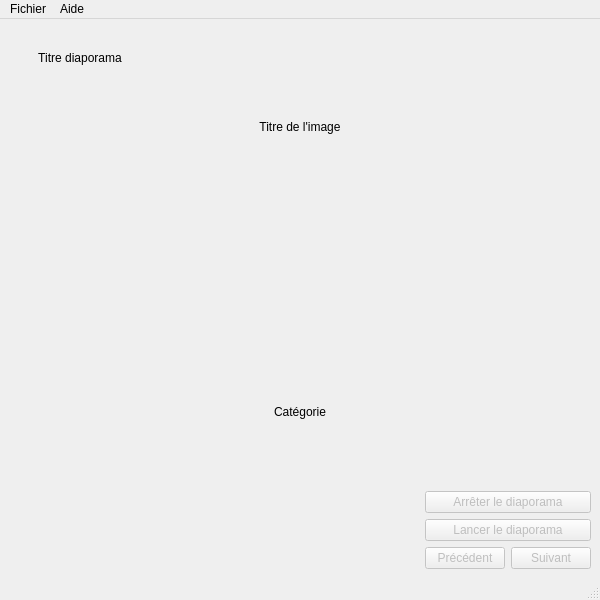
<?xml version="1.0" encoding="UTF-8"?>
<ui version="4.0">
 <class>LecteurVue</class>
 <widget class="QMainWindow" name="LecteurVue">
  <property name="geometry">
   <rect>
    <x>0</x>
    <y>0</y>
    <width>600</width>
    <height>600</height>
   </rect>
  </property>
  <property name="minimumSize">
   <size>
    <width>600</width>
    <height>600</height>
   </size>
  </property>
  <property name="maximumSize">
   <size>
    <width>1920</width>
    <height>1080</height>
   </size>
  </property>
  <property name="baseSize">
   <size>
    <width>600</width>
    <height>800</height>
   </size>
  </property>
  <property name="windowTitle">
   <string>LecteurVue</string>
  </property>
  <widget class="QWidget" name="centralwidget">
   <layout class="QVBoxLayout" name="verticalLayout" stretch="0,0,0">
    <item>
     <layout class="QHBoxLayout" name="horizontalLayout">
      <property name="spacing">
       <number>1</number>
      </property>
      <property name="sizeConstraint">
       <enum>QLayout::SetMinAndMaxSize</enum>
      </property>
      <property name="topMargin">
       <number>20</number>
      </property>
      <property name="rightMargin">
       <number>400</number>
      </property>
      <item>
       <widget class="QLabel" name="titreDiapo">
        <property name="maximumSize">
         <size>
          <width>100</width>
          <height>20</height>
         </size>
        </property>
        <property name="text">
         <string>Titre diaporama</string>
        </property>
        <property name="alignment">
         <set>Qt::AlignCenter</set>
        </property>
       </widget>
      </item>
      <item>
       <spacer name="horizontalSpacer_2">
        <property name="orientation">
         <enum>Qt::Horizontal</enum>
        </property>
        <property name="sizeType">
         <enum>QSizePolicy::Ignored</enum>
        </property>
        <property name="sizeHint" stdset="0">
         <size>
          <width>40</width>
          <height>20</height>
         </size>
        </property>
       </spacer>
      </item>
     </layout>
    </item>
    <item>
     <layout class="QVBoxLayout" name="vLayoutContent" stretch="0,0,0,0,0,0,0">
      <item>
       <widget class="QLabel" name="titreImage">
        <property name="layoutDirection">
         <enum>Qt::LeftToRight</enum>
        </property>
        <property name="text">
         <string>Titre de l'image</string>
        </property>
        <property name="alignment">
         <set>Qt::AlignCenter</set>
        </property>
       </widget>
      </item>
      <item>
       <spacer name="horizontalSpacer_4">
        <property name="orientation">
         <enum>Qt::Horizontal</enum>
        </property>
        <property name="sizeHint" stdset="0">
         <size>
          <width>40</width>
          <height>20</height>
         </size>
        </property>
       </spacer>
      </item>
      <item>
       <spacer name="horizontalSpacer_5">
        <property name="orientation">
         <enum>Qt::Horizontal</enum>
        </property>
        <property name="sizeHint" stdset="0">
         <size>
          <width>40</width>
          <height>20</height>
         </size>
        </property>
       </spacer>
      </item>
      <item>
       <widget class="QLabel" name="image">
        <property name="enabled">
         <bool>true</bool>
        </property>
        <property name="sizePolicy">
         <sizepolicy hsizetype="Minimum" vsizetype="Minimum">
          <horstretch>0</horstretch>
          <verstretch>0</verstretch>
         </sizepolicy>
        </property>
        <property name="minimumSize">
         <size>
          <width>0</width>
          <height>0</height>
         </size>
        </property>
        <property name="maximumSize">
         <size>
          <width>16777215</width>
          <height>16777215</height>
         </size>
        </property>
        <property name="layoutDirection">
         <enum>Qt::LeftToRight</enum>
        </property>
        <property name="text">
         <string/>
        </property>
        <property name="pixmap">
         <pixmap>../cartesDisney/Disney_0.gif</pixmap>
        </property>
        <property name="scaledContents">
         <bool>false</bool>
        </property>
        <property name="alignment">
         <set>Qt::AlignCenter</set>
        </property>
       </widget>
      </item>
      <item>
       <spacer name="horizontalSpacer_6">
        <property name="orientation">
         <enum>Qt::Horizontal</enum>
        </property>
        <property name="sizeHint" stdset="0">
         <size>
          <width>40</width>
          <height>20</height>
         </size>
        </property>
       </spacer>
      </item>
      <item>
       <widget class="QLabel" name="categorie">
        <property name="sizePolicy">
         <sizepolicy hsizetype="Minimum" vsizetype="Minimum">
          <horstretch>0</horstretch>
          <verstretch>0</verstretch>
         </sizepolicy>
        </property>
        <property name="text">
         <string>Catégorie</string>
        </property>
        <property name="alignment">
         <set>Qt::AlignCenter</set>
        </property>
       </widget>
      </item>
      <item>
       <spacer name="horizontalSpacer_3">
        <property name="orientation">
         <enum>Qt::Horizontal</enum>
        </property>
        <property name="sizeHint" stdset="0">
         <size>
          <width>40</width>
          <height>20</height>
         </size>
        </property>
       </spacer>
      </item>
     </layout>
    </item>
    <item>
     <layout class="QHBoxLayout" name="hLayoutBottom">
      <property name="sizeConstraint">
       <enum>QLayout::SetDefaultConstraint</enum>
      </property>
      <item>
       <spacer name="horizontalSpacer">
        <property name="orientation">
         <enum>Qt::Horizontal</enum>
        </property>
        <property name="sizeHint" stdset="0">
         <size>
          <width>40</width>
          <height>20</height>
         </size>
        </property>
       </spacer>
      </item>
      <item>
       <layout class="QVBoxLayout" name="verticalLayout_2">
        <item>
         <widget class="QPushButton" name="btnArreter">
          <property name="enabled">
           <bool>false</bool>
          </property>
          <property name="text">
           <string>Arrêter le diaporama</string>
          </property>
         </widget>
        </item>
        <item>
         <widget class="QPushButton" name="btnLancer">
          <property name="enabled">
           <bool>false</bool>
          </property>
          <property name="text">
           <string>Lancer le diaporama</string>
          </property>
         </widget>
        </item>
        <item>
         <layout class="QHBoxLayout" name="horizontalLayout_2">
          <item>
           <widget class="QPushButton" name="btnPrecedent">
            <property name="enabled">
             <bool>false</bool>
            </property>
            <property name="text">
             <string>Précédent</string>
            </property>
           </widget>
          </item>
          <item>
           <widget class="QPushButton" name="btnSuivant">
            <property name="enabled">
             <bool>false</bool>
            </property>
            <property name="text">
             <string>Suivant</string>
            </property>
           </widget>
          </item>
         </layout>
        </item>
       </layout>
      </item>
     </layout>
    </item>
   </layout>
  </widget>
  <widget class="QMenuBar" name="menubar">
   <property name="geometry">
    <rect>
     <x>0</x>
     <y>0</y>
     <width>600</width>
     <height>21</height>
    </rect>
   </property>
   <widget class="QMenu" name="menuFichier">
    <property name="title">
     <string>Fichier</string>
    </property>
    <widget class="QMenu" name="menuParam_tres">
     <property name="title">
      <string>Paramètres</string>
     </property>
     <addaction name="btnChargerDiapo"/>
    </widget>
    <addaction name="menuParam_tres"/>
    <addaction name="separator"/>
    <addaction name="btnQuitter"/>
   </widget>
   <widget class="QMenu" name="menuAide">
    <property name="title">
     <string>Aide</string>
    </property>
    <addaction name="apropos"/>
   </widget>
   <addaction name="menuFichier"/>
   <addaction name="menuAide"/>
  </widget>
  <widget class="QStatusBar" name="statusbar"/>
  <action name="btnQuitter">
   <property name="text">
    <string>Quitter</string>
   </property>
  </action>
  <action name="btnChargerDiapo">
   <property name="text">
    <string>Charger diaporama</string>
   </property>
  </action>
  <action name="apropos">
   <property name="text">
    <string>A propos de</string>
   </property>
  </action>
 </widget>
 <resources/>
 <connections/>
</ui>
